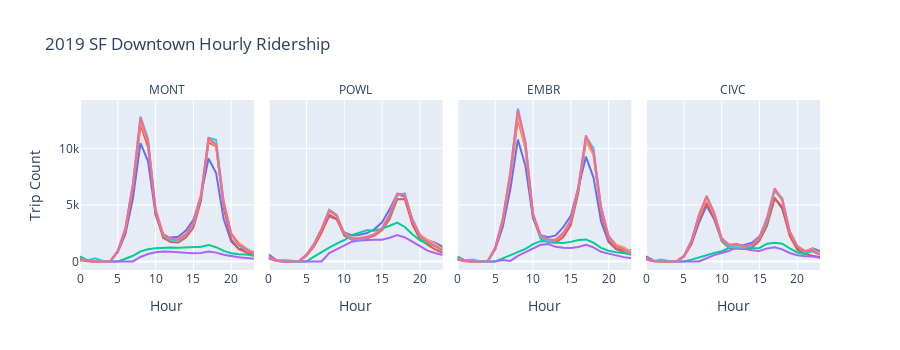

This figure's notebook cell:
### Code cell
#2019, station, hour, avg trips per hour, SF Downtown
all_line2019 = px.line(all2[all2['Year']=='2019'], x="Hour", y="Trip Count", color='Day', 
                    facet_col = 'Station', title = "2019 SF Downtown Hourly Ridership",width=900, height=350)
all_line2019.for_each_annotation(lambda a: a.update(text=a.text.split("=")[-1]))
all_line2019.update_layout(showlegend = False)
all_line2019.show()
all_line2019.write_image("images/all_line2019.png")
all_line2019.write_html("images/all_line2019.html")
all_line2019.write_image("images/all_line2019.svg")

### Figure 1 — Plotly figure (JSON) as saved in the notebook; plotly's stock layout.template omitted (floating-point values rounded to 4 significant figures)
{"data": [{"hovertemplate": "Day=Friday<br>Station=MONT<br>Hour=%{x}<br>Trip Count=%{y}<extra></extra>", "legendgroup": "Friday", "line": {"color": "#636efa", "dash": "solid"}, "marker": {"symbol": "circle"}, "mode": "lines", "name": "Friday", "orientation": "v", "showlegend": true, "type": "scatter", "x": [0, 1, 2, 3, 4, 5, 6, 7, 8, 9, 10, 11, 12, 13, 14, 15, 16, 17, 18, 19, 20, 21, 22, 23], "xaxis": "x", "y": [309.8, 75.25, 2.143, 1.167, 29.46, 844, 2412.0, 5565.0, 10470.0, 8862.0, 4112.0, 2325.0, 2115.0, 2188.0, 2739.0, 3689.0, 5831.0, 9108.0, 7827.0, 3751.0, 1778.0, 1124.0, 1030.0, 817.7], "yaxis": "y"}, {"hovertemplate": "Day=Friday<br>Station=POWL<br>Hour=%{x}<br>Trip Count=%{y}<extra></extra>", "legendgroup": "Friday", "line": {"color": "#636efa", "dash": "solid"}, "marker": {"symbol": "circle"}, "mode": "lines", "name": "Friday", "orientation": "v", "showlegend": false, "type": "scatter", "x": [0, 1, 2, 3, 4, 5, 6, 7, 8, 9, 10, 11, 12, 13, 14, 15, 16, 17, 18, 19, 20, 21, 22, 23], "xaxis": "x2", "y": [436.3, 78.63, 3.5, 1.167, 13, 529.1, 1372.0, 2638.0, 4001.0, 3739.0, 2563.0, 2310.0, 2374.0, 2512.0, 2867.0, 3469.0, 4634.0, 5965.0, 5726.0, 3769.0, 2354.0, 1878.0, 1667.0, 1323.0], "yaxis": "y2"}, {"hovertemplate": "Day=Friday<br>Station=EMBR<br>Hour=%{x}<br>Trip Count=%{y}<extra></extra>", "legendgroup": "Friday", "line": {"color": "#636efa", "dash": "solid"}, "marker": {"symbol": "circle"}, "mode": "lines", "name": "Friday", "orientation": "v", "showlegend": false, "type": "scatter", "x": [0, 1, 2, 3, 4, 5, 6, 7, 8, 9, 10, 11, 12, 13, 14, 15, 16, 17, 18, 19, 20, 21, 22, 23], "xaxis": "x3", "y": [329.5, 67.12, 2.571, 1.778, 25.83, 1079.0, 3049.0, 6383.0, 10780.0, 8438.0, 3822.0, 2335.0, 2143.0, 2305.0, 3039.0, 4044.0, 6518.0, 9267.0, 7420.0, 3530.0, 1708.0, 1103.0, 1053.0, 972.6], "yaxis": "y3"}, {"hovertemplate": "Day=Friday<br>Station=CIVC<br>Hour=%{x}<br>Trip Count=%{y}<extra></extra>", "legendgroup": "Friday", "line": {"color": "#636efa", "dash": "solid"}, "marker": {"symbol": "circle"}, "mode": "lines", "name": "Friday", "orientation": "v", "showlegend": false, "type": "scatter", "x": [0, 1, 2, 3, 4, 5, 6, 7, 8, 9, 10, 11, 12, 13, 14, 15, 16, 17, 18, 19, 20, 21, 22, 23], "xaxis": "x4", "y": [282.3, 38.67, 2, 2.1, 8.979, 420.9, 1548.0, 3431.0, 4930.0, 3725.0, 1906.0, 1356.0, 1390.0, 1462.0, 1656.0, 2223.0, 3607.0, 5646.0, 4674.0, 2372.0, 1222.0, 865.4, 1166.0, 917.4], "yaxis": "y4"}, {"hovertemplate": "Day=Monday<br>Station=MONT<br>Hour=%{x}<br>Trip Count=%{y}<extra></extra>", "legendgroup": "Monday", "line": {"color": "#EF553B", "dash": "solid"}, "marker": {"symbol": "circle"}, "mode": "lines", "name": "Monday", "orientation": "v", "showlegend": true, "type": "scatter", "x": [0, 1, 2, 3, 4, 5, 6, 7, 8, 9, 10, 11, 12, 13, 14, 15, 16, 17, 18, 19, 20, 21, 22, 23], "xaxis": "x", "y": [107.6, 16.52, 1.286, 1, 21.83, 858.9, 2635.0, 6344.0, 12110.0, 10120.0, 4262.0, 2103.0, 1729.0, 1679.0, 2117, 3004.0, 5377.0, 10520.0, 10180.0, 4748.0, 1958.0, 1088.0, 776.9, 517.8], "yaxis": "y"}, {"hovertemplate": "Day=Monday<br>Station=POWL<br>Hour=%{x}<br>Trip Count=%{y}<extra></extra>", "legendgroup": "Monday", "line": {"color": "#EF553B", "dash": "solid"}, "marker": {"symbol": "circle"}, "mode": "lines", "name": "Monday", "orientation": "v", "showlegend": false, "type": "scatter", "x": [0, 1, 2, 3, 4, 5, 6, 7, 8, 9, 10, 11, 12, 13, 14, 15, 16, 17, 18, 19, 20, 21, 22, 23], "xaxis": "x2", "y": [259.3, 35.9, 2, 1, 9.927, 518.3, 1348.0, 2568.0, 4138.0, 3751.0, 2284.0, 1919.0, 1937.0, 2044.0, 2290.0, 2784.0, 3775.0, 5506.0, 5522.0, 3293.0, 1966.0, 1496.0, 1065.0, 755.5], "yaxis": "y2"}, {"hovertemplate": "Day=Monday<br>Station=EMBR<br>Hour=%{x}<br>Trip Count=%{y}<extra></extra>", "legendgroup": "Monday", "line": {"color": "#EF553B", "dash": "solid"}, "marker": {"symbol": "circle"}, "mode": "lines", "name": "Monday", "orientation": "v", "showlegend": false, "type": "scatter", "x": [0, 1, 2, 3, 4, 5, 6, 7, 8, 9, 10, 11, 12, 13, 14, 15, 16, 17, 18, 19, 20, 21, 22, 23], "xaxis": "x3", "y": [152.2, 21.37, 2.588, 1.714, 21.44, 1090.0, 3443.0, 7406.0, 12590.0, 9975.0, 3932.0, 2027.0, 1694.0, 1663.0, 2169.0, 3218.0, 6088.0, 10690.0, 9456.0, 4303.0, 1833.0, 1084.0, 847.1, 586.9], "yaxis": "y3"}, {"hovertemplate": "Day=Monday<br>Station=CIVC<br>Hour=%{x}<br>Trip Count=%{y}<extra></extra>", "legendgroup": "Monday", "line": {"color": "#EF553B", "dash": "solid"}, "marker": {"symbol": "circle"}, "mode": "lines", "name": "Monday", "orientation": "v", "showlegend": false, "type": "scatter", "x": [0, 1, 2, 3, 4, 5, 6, 7, 8, 9, 10, 11, 12, 13, 14, 15, 16, 17, 18, 19, 20, 21, 22, 23], "xaxis": "x4", "y": [155.9, 19.69, 1.647, 2, 7.268, 411.1, 1620.0, 3661.0, 5204.0, 3893, 1789.0, 1163.0, 1119.0, 1111.0, 1232.0, 1843.0, 3167.0, 5547.0, 4849.0, 2275.0, 1042.0, 667.1, 501.3, 391.7], "yaxis": "y4"}, {"hovertemplate": "Day=Saturday<br>Station=MONT<br>Hour=%{x}<br>Trip Count=%{y}<extra></extra>", "legendgroup": "Saturday", "line": {"color": "#00cc96", "dash": "solid"}, "marker": {"symbol": "circle"}, "mode": "lines", "name": "Saturday", "orientation": "v", "showlegend": true, "type": "scatter", "x": [0, 1, 2, 3, 5, 6, 7, 8, 9, 10, 11, 12, 13, 14, 15, 16, 17, 18, 19, 20, 21, 22, 23], "xaxis": "x", "y": [445.1, 105.7, 2.8, 1, 1.846, 248.5, 504.9, 893.7, 1086.0, 1162.0, 1232.0, 1242.0, 1223.0, 1240.0, 1298.0, 1313.0, 1468.0, 1266.0, 941.6, 738.7, 643.5, 615.1, 510.4], "yaxis": "y"}, {"hovertemplate": "Day=Saturday<br>Station=POWL<br>Hour=%{x}<br>Trip Count=%{y}<extra></extra>", "legendgroup": "Saturday", "line": {"color": "#00cc96", "dash": "solid"}, "marker": {"symbol": "circle"}, "mode": "lines", "name": "Saturday", "orientation": "v", "showlegend": false, "type": "scatter", "x": [0, 1, 2, 3, 4, 5, 6, 7, 8, 9, 10, 11, 12, 13, 14, 15, 16, 17, 18, 19, 20, 21, 22, 23], "xaxis": "x2", "y": [645.9, 132.7, 2.727, 1, 1.5, 2.585, 424.7, 857.8, 1232.0, 1589.0, 1900.0, 2329.0, 2538.0, 2773.0, 2730.0, 2910.0, 3163.0, 3433, 3056.0, 2418.0, 1877.0, 1660.0, 1374.0, 1153.0], "yaxis": "y2"}, {"hovertemplate": "Day=Saturday<br>Station=EMBR<br>Hour=%{x}<br>Trip Count=%{y}<extra></extra>", "legendgroup": "Saturday", "line": {"color": "#00cc96", "dash": "solid"}, "marker": {"symbol": "circle"}, "mode": "lines", "name": "Saturday", "orientation": "v", "showlegend": false, "type": "scatter", "x": [0, 1, 2, 3, 4, 5, 6, 7, 8, 9, 10, 11, 12, 13, 14, 15, 16, 17, 18, 19, 20, 21, 22, 23], "xaxis": "x3", "y": [447.7, 101.9, 2.5, 2.333, 1.4, 3.588, 278, 541.3, 825.0, 1118.0, 1532.0, 1799.0, 1804.0, 1675.0, 1637.0, 1735.0, 1903.0, 1952.0, 1663.0, 1201.0, 957.7, 811.9, 748.8, 620.5], "yaxis": "y3"}, {"hovertemplate": "Day=Saturday<br>Station=CIVC<br>Hour=%{x}<br>Trip Count=%{y}<extra></extra>", "legendgroup": "Saturday", "line": {"color": "#00cc96", "dash": "solid"}, "marker": {"symbol": "circle"}, "mode": "lines", "name": "Saturday", "orientation": "v", "showlegend": false, "type": "scatter", "x": [0, 1, 2, 3, 4, 5, 6, 7, 8, 9, 10, 11, 12, 13, 14, 15, 16, 17, 18, 19, 20, 21, 22, 23], "xaxis": "x4", "y": [462.8, 78.96, 1.769, 1.5, 1.5, 2.953, 168.2, 364.4, 598.8, 753.1, 905.2, 1193.0, 1491.0, 1350.0, 1179.0, 1203.0, 1571.0, 1654.0, 1574.0, 1160.0, 799.3, 660.4, 915.2, 785.8], "yaxis": "y4"}, {"hovertemplate": "Day=Sunday<br>Station=MONT<br>Hour=%{x}<br>Trip Count=%{y}<extra></extra>", "legendgroup": "Sunday", "line": {"color": "#ab63fa", "dash": "solid"}, "marker": {"symbol": "circle"}, "mode": "lines", "name": "Sunday", "orientation": "v", "showlegend": true, "type": "scatter", "x": [0, 1, 2, 6, 7, 8, 9, 10, 11, 12, 13, 14, 15, 16, 17, 18, 19, 20, 21, 22, 23], "xaxis": "x", "y": [304.9, 49.83, 1.545, 35.5, 11.5, 401.9, 664.2, 809.9, 876.4, 871.3, 803.9, 766.9, 738.2, 750.2, 887.4, 786.8, 595.7, 478.8, 378.8, 318.0, 235.5], "yaxis": "y"}, {"hovertemplate": "Day=Sunday<br>Station=POWL<br>Hour=%{x}<br>Trip Count=%{y}<extra></extra>", "legendgroup": "Sunday", "line": {"color": "#ab63fa", "dash": "solid"}, "marker": {"symbol": "circle"}, "mode": "lines", "name": "Sunday", "orientation": "v", "showlegend": false, "type": "scatter", "x": [0, 1, 2, 3, 4, 5, 6, 7, 8, 9, 10, 11, 12, 13, 14, 15, 16, 17, 18, 19, 20, 21, 22, 23], "xaxis": "x2", "y": [579.4, 98.69, 2.9, 1, 1.25, 1.909, 5.409, 9.311, 746.1, 1081.0, 1489.0, 1751.0, 1855.0, 1909.0, 1933.0, 1924.0, 2102.0, 2348.0, 2126.0, 1759.0, 1356.0, 966.0, 747.2, 575.0], "yaxis": "y2"}, {"hovertemplate": "Day=Sunday<br>Station=EMBR<br>Hour=%{x}<br>Trip Count=%{y}<extra></extra>", "legendgroup": "Sunday", "line": {"color": "#ab63fa", "dash": "solid"}, "marker": {"symbol": "circle"}, "mode": "lines", "name": "Sunday", "orientation": "v", "showlegend": false, "type": "scatter", "x": [0, 1, 2, 3, 4, 5, 6, 7, 8, 9, 10, 11, 12, 13, 14, 15, 16, 17, 18, 19, 20, 21, 22, 23], "xaxis": "x3", "y": [342.6, 55.83, 2.391, 1.5, 1.5, 1.5, 138.5, 56.17, 498.1, 828.2, 1176.0, 1476.0, 1536.0, 1298.0, 1226.0, 1193.0, 1286.0, 1468.0, 1253.0, 855.5, 695.7, 517.2, 386.1, 284.7], "yaxis": "y3"}, {"hovertemplate": "Day=Sunday<br>Station=CIVC<br>Hour=%{x}<br>Trip Count=%{y}<extra></extra>", "legendgroup": "Sunday", "line": {"color": "#ab63fa", "dash": "solid"}, "marker": {"symbol": "circle"}, "mode": "lines", "name": "Sunday", "orientation": "v", "showlegend": false, "type": "scatter", "x": [0, 1, 2, 3, 4, 5, 6, 7, 8, 9, 10, 11, 12, 13, 14, 15, 16, 17, 18, 19, 20, 21, 22, 23], "xaxis": "x4", "y": [443.2, 71.5, 2.789, 1, 2, 1.333, 5.5, 6.512, 287.0, 561.2, 749.0, 949.5, 1266.0, 1101.0, 986.9, 924.1, 1157.0, 1251.0, 1074.0, 751.8, 552.2, 471.2, 433.1, 327.4], "yaxis": "y4"}, {"hovertemplate": "Day=Thursday<br>Station=MONT<br>Hour=%{x}<br>Trip Count=%{y}<extra></extra>", "legendgroup": "Thursday", "line": {"color": "#FFA15A", "dash": "solid"}, "marker": {"symbol": "circle"}, "mode": "lines", "name": "Thursday", "orientation": "v", "showlegend": true, "type": "scatter", "x": [0, 1, 2, 3, 4, 5, 6, 7, 8, 9, 10, 11, 12, 13, 14, 15, 16, 17, 18, 19, 20, 21, 22, 23], "xaxis": "x", "y": [258.5, 67.54, 1.222, 1.25, 29, 937.5, 2862.0, 6729.0, 12370.0, 10470.0, 4639.0, 2437.0, 2018.0, 1951.0, 2422.0, 3341.0, 5878.0, 10710.0, 10220.0, 5105.0, 2513.0, 1648.0, 1180.0, 699.3], "yaxis": "y"}, {"hovertemplate": "Day=Thursday<br>Station=POWL<br>Hour=%{x}<br>Trip Count=%{y}<extra></extra>", "legendgroup": "Thursday", "line": {"color": "#FFA15A", "dash": "solid"}, "marker": {"symbol": "circle"}, "mode": "lines", "name": "Thursday", "orientation": "v", "showlegend": false, "type": "scatter", "x": [0, 1, 2, 3, 4, 5, 6, 7, 8, 9, 10, 11, 12, 13, 14, 15, 16, 17, 18, 19, 20, 21, 22, 23], "xaxis": "x2", "y": [372.2, 67.46, 1.455, 1, 14.39, 589.2, 1481.0, 2856.0, 4446.0, 4042.0, 2497.0, 2111.0, 2103.0, 2206.0, 2471.0, 2940.0, 4188.0, 5962.0, 5995.0, 3647.0, 2333.0, 1932.0, 1567.0, 1068.0], "yaxis": "y2"}, {"hovertemplate": "Day=Thursday<br>Station=EMBR<br>Hour=%{x}<br>Trip Count=%{y}<extra></extra>", "legendgroup": "Thursday", "line": {"color": "#FFA15A", "dash": "solid"}, "marker": {"symbol": "circle"}, "mode": "lines", "name": "Thursday", "orientation": "v", "showlegend": false, "type": "scatter", "x": [0, 1, 2, 3, 4, 5, 6, 7, 8, 9, 10, 11, 12, 13, 14, 15, 16, 17, 18, 19, 20, 21, 22, 23], "xaxis": "x3", "y": [271.6, 56.71, 1.538, 2, 30.27, 1204.0, 3580.0, 7575, 12890.0, 9979.0, 4188.0, 2306.0, 1929.0, 1939.0, 2573.0, 3583.0, 6559.0, 10720.0, 9418.0, 4593.0, 2268.0, 1492.0, 1268.0, 845.6], "yaxis": "y3"}, {"hovertemplate": "Day=Thursday<br>Station=CIVC<br>Hour=%{x}<br>Trip Count=%{y}<extra></extra>", "legendgroup": "Thursday", "line": {"color": "#FFA15A", "dash": "solid"}, "marker": {"symbol": "circle"}, "mode": "lines", "name": "Thursday", "orientation": "v", "showlegend": false, "type": "scatter", "x": [0, 1, 2, 3, 4, 5, 6, 7, 8, 9, 10, 11, 12, 13, 14, 15, 16, 17, 18, 19, 20, 21, 22, 23], "xaxis": "x4", "y": [230.2, 30.83, 1.667, 1, 8.205, 456.3, 1806.0, 3956.0, 5605.0, 4151.0, 1974.0, 1336.0, 1352.0, 1319.0, 1476.0, 2103.0, 3641.0, 6229.0, 5408.0, 2627.0, 1369.0, 956.1, 1092.0, 693.1], "yaxis": "y4"}, {"hovertemplate": "Day=Tuesday<br>Station=MONT<br>Hour=%{x}<br>Trip Count=%{y}<extra></extra>", "legendgroup": "Tuesday", "line": {"color": "#19d3f3", "dash": "solid"}, "marker": {"symbol": "circle"}, "mode": "lines", "name": "Tuesday", "orientation": "v", "showlegend": true, "type": "scatter", "x": [0, 1, 2, 3, 4, 5, 6, 7, 8, 9, 10, 11, 12, 13, 14, 15, 16, 17, 18, 19, 20, 21, 22, 23], "xaxis": "x", "y": [211.2, 116.3, 276.2, 67.71, 25, 930.4, 2933.0, 6811.0, 12800.0, 10820.0, 4575.0, 2296.0, 1874.0, 1834.0, 2342.0, 3320.0, 5744.0, 10940.0, 10750.0, 5290.0, 2402.0, 1401.0, 1062.0, 641.9], "yaxis": "y"}, {"hovertemplate": "Day=Tuesday<br>Station=POWL<br>Hour=%{x}<br>Trip Count=%{y}<extra></extra>", "legendgroup": "Tuesday", "line": {"color": "#19d3f3", "dash": "solid"}, "marker": {"symbol": "circle"}, "mode": "lines", "name": "Tuesday", "orientation": "v", "showlegend": false, "type": "scatter", "x": [0, 1, 2, 3, 4, 5, 6, 7, 8, 9, 10, 11, 12, 13, 14, 15, 16, 17, 18, 19, 20, 21, 22, 23], "xaxis": "x2", "y": [317.9, 74.17, 124.7, 39.36, 13.3, 593.2, 1577.0, 2893.0, 4571.0, 4119.0, 2425.0, 1968.0, 1942.0, 2110.0, 2368.0, 2909.0, 4029.0, 5830.0, 6009.0, 3638.0, 2208.0, 1711.0, 1364.0, 897.7], "yaxis": "y2"}, {"hovertemplate": "Day=Tuesday<br>Station=EMBR<br>Hour=%{x}<br>Trip Count=%{y}<extra></extra>", "legendgroup": "Tuesday", "line": {"color": "#19d3f3", "dash": "solid"}, "marker": {"symbol": "circle"}, "mode": "lines", "name": "Tuesday", "orientation": "v", "showlegend": false, "type": "scatter", "x": [0, 1, 2, 3, 4, 5, 6, 7, 8, 9, 10, 11, 12, 13, 14, 15, 16, 17, 18, 19, 20, 21, 22, 23], "xaxis": "x3", "y": [221.5, 122.4, 185.8, 19.68, 28.02, 1211.0, 3760.0, 7938.0, 13520.0, 10590.0, 4204.0, 2134.0, 1760.0, 1850.0, 2446.0, 3544.0, 6441.0, 11020.0, 10030.0, 4812.0, 2170.0, 1316.0, 1118.0, 694.7], "yaxis": "y3"}, {"hovertemplate": "Day=Tuesday<br>Station=CIVC<br>Hour=%{x}<br>Trip Count=%{y}<extra></extra>", "legendgroup": "Tuesday", "line": {"color": "#19d3f3", "dash": "solid"}, "marker": {"symbol": "circle"}, "mode": "lines", "name": "Tuesday", "orientation": "v", "showlegend": false, "type": "scatter", "x": [0, 1, 2, 3, 4, 5, 6, 7, 8, 9, 10, 11, 12, 13, 14, 15, 16, 17, 18, 19, 20, 21, 22, 23], "xaxis": "x4", "y": [184.5, 37.81, 169, 44.07, 8.511, 476.1, 1837.0, 4105.0, 5783.0, 4302.0, 1946.0, 1273.0, 1234.0, 1248.0, 1399.0, 2098.0, 3588.0, 6301.0, 5589.0, 2657.0, 1318.0, 849.6, 907.4, 598.2], "yaxis": "y4"}, {"hovertemplate": "Day=Wednesday<br>Station=MONT<br>Hour=%{x}<br>Trip Count=%{y}<extra></extra>", "legendgroup": "Wednesday", "line": {"color": "#FF6692", "dash": "solid"}, "marker": {"symbol": "circle"}, "mode": "lines", "name": "Wednesday", "orientation": "v", "showlegend": true, "type": "scatter", "x": [0, 1, 2, 3, 4, 5, 6, 7, 8, 9, 10, 11, 12, 13, 14, 15, 16, 17, 18, 19, 20, 21, 22, 23], "xaxis": "x", "y": [250.9, 67.48, 1.2, 1.25, 25.06, 953.8, 2933.0, 6871.0, 12720.0, 10620.0, 4534.0, 2391.0, 2004.0, 1922.0, 2410.0, 3413.0, 5860.0, 10940.0, 10350.0, 5256.0, 2454.0, 1499.0, 1056.0, 640.5], "yaxis": "y"}, {"hovertemplate": "Day=Wednesday<br>Station=POWL<br>Hour=%{x}<br>Trip Count=%{y}<extra></extra>", "legendgroup": "Wednesday", "line": {"color": "#FF6692", "dash": "solid"}, "marker": {"symbol": "circle"}, "mode": "lines", "name": "Wednesday", "orientation": "v", "showlegend": false, "type": "scatter", "x": [0, 1, 2, 3, 4, 5, 6, 7, 8, 9, 10, 11, 12, 13, 14, 15, 16, 17, 18, 19, 20, 21, 22, 23], "xaxis": "x2", "y": [368.9, 67.96, 1.25, 1.222, 14.94, 615.1, 1545.0, 2897.0, 4553.0, 4032.0, 2450.0, 2047.0, 2031.0, 2167.0, 2373.0, 2960.0, 4155.0, 5993.0, 5899.0, 3668.0, 2255.0, 1762.0, 1408.0, 990.9], "yaxis": "y2"}, {"hovertemplate": "Day=Wednesday<br>Station=EMBR<br>Hour=%{x}<br>Trip Count=%{y}<extra></extra>", "legendgroup": "Wednesday", "line": {"color": "#FF6692", "dash": "solid"}, "marker": {"symbol": "circle"}, "mode": "lines", "name": "Wednesday", "orientation": "v", "showlegend": false, "type": "scatter", "x": [0, 1, 2, 3, 4, 5, 6, 7, 8, 9, 10, 11, 12, 13, 14, 15, 16, 17, 18, 19, 20, 21, 22, 23], "xaxis": "x3", "y": [260.1, 55.15, 2.833, 1.6, 24.27, 1213.0, 3763.0, 7876.0, 13400.0, 10480.0, 4237.0, 2333.0, 1944.0, 1907.0, 2478.0, 3637.0, 6650.0, 11150.0, 9644.0, 4815.0, 2239.0, 1363, 1065.0, 677.8], "yaxis": "y3"}, {"hovertemplate": "Day=Wednesday<br>Station=CIVC<br>Hour=%{x}<br>Trip Count=%{y}<extra></extra>", "legendgroup": "Wednesday", "line": {"color": "#FF6692", "dash": "solid"}, "marker": {"symbol": "circle"}, "mode": "lines", "name": "Wednesday", "orientation": "v", "showlegend": false, "type": "scatter", "x": [0, 1, 2, 3, 4, 5, 6, 7, 8, 9, 10, 11, 12, 13, 14, 15, 16, 17, 18, 19, 20, 21, 22, 23], "xaxis": "x4", "y": [229.4, 28.81, 1.778, 1.5, 7.622, 499.5, 1840.0, 4150.0, 5788.0, 4318.0, 2049.0, 1489.0, 1560.0, 1332.0, 1487.0, 2184.0, 3900.0, 6470.0, 5514.0, 2651.0, 1358.0, 902.9, 992.0, 612.7], "yaxis": "y4"}], "layout": {"annotations": [{"font": {}, "showarrow": false, "text": "MONT", "x": 0.1175, "xanchor": "center", "xref": "paper", "y": 1, "yanchor": "bottom", "yref": "paper"}, {"font": {}, "showarrow": false, "text": "POWL", "x": 0.3725, "xanchor": "center", "xref": "paper", "y": 1, "yanchor": "bottom", "yref": "paper"}, {"font": {}, "showarrow": false, "text": "EMBR", "x": 0.6275, "xanchor": "center", "xref": "paper", "y": 1, "yanchor": "bottom", "yref": "paper"}, {"font": {}, "showarrow": false, "text": "CIVC", "x": 0.8825, "xanchor": "center", "xref": "paper", "y": 1, "yanchor": "bottom", "yref": "paper"}], "height": 350, "legend": {"title": {"text": "Day"}, "tracegroupgap": 0}, "showlegend": false, "title": {"text": "2019 SF Downtown Hourly Ridership"}, "width": 900, "xaxis": {"anchor": "y", "autorange": true, "domain": [0, 0.235], "range": [0, 23], "title": {"text": "Hour"}, "type": "linear"}, "xaxis2": {"anchor": "y2", "autorange": true, "domain": [0.255, 0.49], "matches": "x", "range": [0, 23], "title": {"text": "Hour"}, "type": "linear"}, "xaxis3": {"anchor": "y3", "autorange": true, "domain": [0.51, 0.745], "matches": "x", "range": [0, 23], "title": {"text": "Hour"}, "type": "linear"}, "xaxis4": {"anchor": "y4", "autorange": true, "domain": [0.765, 1.0], "matches": "x", "range": [0, 23], "title": {"text": "Hour"}, "type": "linear"}, "yaxis": {"anchor": "x", "autorange": true, "domain": [0, 1], "range": [-750.3, 14280.0], "title": {"text": "Trip Count"}, "type": "linear"}, "yaxis2": {"anchor": "x2", "autorange": true, "domain": [0, 1], "matches": "y", "range": [-750.3, 14280.0], "showticklabels": false, "type": "linear"}, "yaxis3": {"anchor": "x3", "autorange": true, "domain": [0, 1], "matches": "y", "range": [-750.3, 14280.0], "showticklabels": false, "type": "linear"}, "yaxis4": {"anchor": "x4", "autorange": true, "domain": [0, 1], "matches": "y", "range": [-750.3, 14280.0], "showticklabels": false, "type": "linear"}}}
